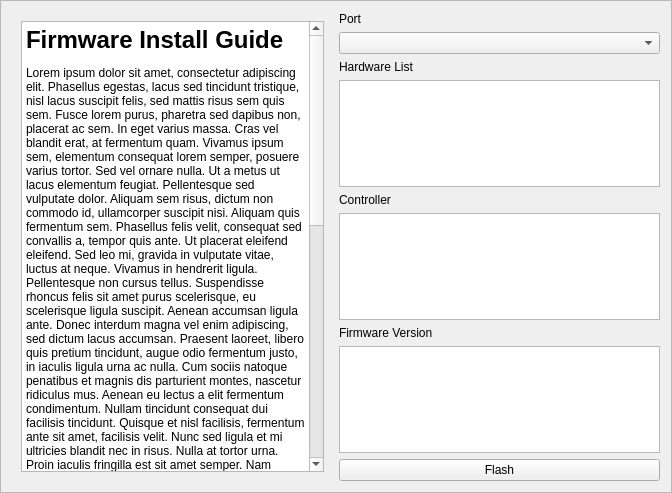
<?xml version="1.0" encoding="UTF-8"?>
<ui version="4.0">
 <class>FirmwareFlashFrame</class>
 <widget class="QFrame" name="FirmwareFlashFrame">
  <property name="geometry">
   <rect>
    <x>0</x>
    <y>0</y>
    <width>672</width>
    <height>493</height>
   </rect>
  </property>
  <property name="windowTitle">
   <string>Firmware Flashing Utility</string>
  </property>
  <property name="frameShape">
   <enum>QFrame::StyledPanel</enum>
  </property>
  <property name="frameShadow">
   <enum>QFrame::Raised</enum>
  </property>
  <layout class="QHBoxLayout" name="horizontalLayout">
   <item>
    <widget class="QWidget" name="widget" native="true">
     <layout class="QVBoxLayout" name="verticalLayout_2">
      <item>
       <widget class="QTextBrowser" name="textBrowser">
        <property name="html">
         <string notr="true">&lt;!DOCTYPE HTML PUBLIC &quot;-//W3C//DTD HTML 4.0//EN&quot; &quot;http://www.w3.org/TR/REC-html40/strict.dtd&quot;&gt;
&lt;html&gt;&lt;head&gt;&lt;meta name=&quot;qrichtext&quot; content=&quot;1&quot; /&gt;&lt;style type=&quot;text/css&quot;&gt;
p, li { white-space: pre-wrap; }
&lt;/style&gt;&lt;/head&gt;&lt;body style=&quot; font-family:'Sans Serif'; font-size:9pt; font-weight:400; font-style:normal;&quot;&gt;
&lt;p style=&quot; margin-top:18px; margin-bottom:12px; margin-left:0px; margin-right:0px; -qt-block-indent:0; text-indent:0px;&quot;&gt;&lt;span style=&quot; font-size:xx-large; font-weight:600;&quot;&gt;Firmware Install Guide&lt;/span&gt;&lt;/p&gt;
&lt;p style=&quot; margin-top:12px; margin-bottom:12px; margin-left:0px; margin-right:0px; -qt-block-indent:0; text-indent:0px;&quot;&gt;Lorem ipsum dolor sit amet, consectetur adipiscing elit. Phasellus egestas, lacus sed tincidunt tristique, nisl lacus suscipit felis, sed mattis risus sem quis sem. Fusce lorem purus, pharetra sed dapibus non, placerat ac sem. In eget varius massa. Cras vel blandit erat, at fermentum quam. Vivamus ipsum sem, elementum consequat lorem semper, posuere varius tortor. Sed vel ornare nulla. Ut a metus ut lacus elementum feugiat. Pellentesque sed vulputate dolor. Aliquam sem risus, dictum non commodo id, ullamcorper suscipit nisi. Aliquam quis fermentum sem. Phasellus felis velit, consequat sed convallis a, tempor quis ante. Ut placerat eleifend eleifend. Sed leo mi, gravida in vulputate vitae, luctus at neque. Vivamus in hendrerit ligula. Pellentesque non cursus tellus. Suspendisse rhoncus felis sit amet purus scelerisque, eu scelerisque ligula suscipit. Aenean accumsan ligula ante. Donec interdum magna vel enim adipiscing, sed dictum lacus accumsan. Praesent laoreet, libero quis pretium tincidunt, augue odio fermentum justo, in iaculis ligula urna ac nulla. Cum sociis natoque penatibus et magnis dis parturient montes, nascetur ridiculus mus. Aenean eu lectus a elit fermentum condimentum. Nullam tincidunt consequat dui facilisis tincidunt. Quisque et nisl facilisis, fermentum ante sit amet, facilisis velit. Nunc sed ligula et mi ultricies blandit nec in risus. Nulla at tortor urna. Proin iaculis fringilla est sit amet semper. Nam luctus dui faucibus blandit tempus. Quisque at tempus libero. Donec bibendum eleifend dui, id rutrum libero venenatis ut. Pellentesque id odio est. Vivamus rutrum scelerisque adipiscing. Nunc et sapien ut urna eleifend mattis vitae vitae sapien. Nulla iaculis quis metus et tincidunt. In venenatis elit a turpis mollis, ut ornare est consectetur. Maecenas tellus ante, tincidunt vitae ligula a, euismod aliquet nibh. Fusce tempus accumsan ante, eu mattis odio lobortis vel. Ut non aliquam tellus, sed faucibus justo. Cras sodales felis sem, ut semper metus tempus in. Etiam pulvinar dapibus ullamcorper. Morbi ut facilisis purus. Pellentesque tempor sed turpis id tempor. Etiam dictum lectus a velit tempus, vitae convallis purus interdum. Maecenas consectetur condimentum risus, quis tempus velit consectetur id. Aliquam ut nulla enim. Vestibulum eget lacinia magna. Fusce convallis, elit ac tincidunt gravida, tellus purus posuere diam, iaculis pharetra urna erat sit amet purus. Nullam metus erat, auctor vitae massa nec, pulvinar gravida est. Donec ullamcorper, nibh ac feugiat volutpat, lectus turpis eleifend neque, at consequat est eros a lorem. Pellentesque rutrum turpis nec eros fringilla, nec auctor leo faucibus. Proin magna ante, dignissim id massa ac, blandit eleifend tellus. Maecenas a dolor enim. Integer quam eros, dapibus in pellentesque id, lobortis vitae diam. Sed sed lorem blandit, suscipit magna a, ullamcorper metus. Nulla rhoncus quam sit amet leo blandit, in porta augue hendrerit. Phasellus adipiscing quis tortor vitae porta. Nam in venenatis sem, sit amet fringilla dolor. Suspendisse eu iaculis justo. Integer faucibus risus nec sapien venenatis, eget ultrices nulla pellentesque. Duis sagittis turpis eget pellentesque fermentum. Aliquam ac ante at odio posuere pharetra ut sed neque. Nullam blandit libero et nibh luctus, ac congue dui consectetur. Etiam erat erat, gravida in dui vitae, vestibulum iaculis libero. &lt;/p&gt;&lt;/body&gt;&lt;/html&gt;</string>
        </property>
       </widget>
      </item>
     </layout>
    </widget>
   </item>
   <item>
    <layout class="QVBoxLayout" name="verticalLayout">
     <item>
      <widget class="QLabel" name="label_3">
       <property name="text">
        <string>Port</string>
       </property>
      </widget>
     </item>
     <item>
      <widget class="QComboBox" name="port_combo_box"/>
     </item>
     <item>
      <widget class="QLabel" name="label_4">
       <property name="text">
        <string>Hardware List</string>
       </property>
      </widget>
     </item>
     <item>
      <widget class="QListWidget" name="hardware_list"/>
     </item>
     <item>
      <widget class="QLabel" name="label">
       <property name="text">
        <string>Controller</string>
       </property>
      </widget>
     </item>
     <item>
      <widget class="QListWidget" name="controller_list"/>
     </item>
     <item>
      <widget class="QLabel" name="label_2">
       <property name="text">
        <string>Firmware Version</string>
       </property>
      </widget>
     </item>
     <item>
      <widget class="QListWidget" name="firmware_list"/>
     </item>
     <item>
      <widget class="QPushButton" name="flash_firmware">
       <property name="text">
        <string>Flash</string>
       </property>
      </widget>
     </item>
     <item>
      <spacer name="verticalSpacer">
       <property name="orientation">
        <enum>Qt::Vertical</enum>
       </property>
       <property name="sizeHint" stdset="0">
        <size>
         <width>20</width>
         <height>40</height>
        </size>
       </property>
      </spacer>
     </item>
    </layout>
   </item>
  </layout>
 </widget>
 <resources/>
 <connections/>
</ui>
